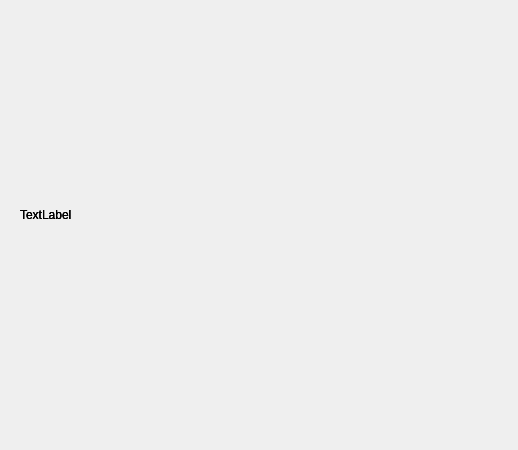
<?xml version="1.0" encoding="UTF-8"?>
<ui version="4.0">
 <class>Dialog</class>
 <widget class="QDialog" name="Dialog">
  <property name="geometry">
   <rect>
    <x>0</x>
    <y>0</y>
    <width>518</width>
    <height>450</height>
   </rect>
  </property>
  <property name="windowTitle">
   <string>Dialog</string>
  </property>
  <widget class="QLabel" name="AVATAR_BODY">
   <property name="geometry">
    <rect>
     <x>20</x>
     <y>40</y>
     <width>175</width>
     <height>350</height>
    </rect>
   </property>
   <property name="text">
    <string>TextLabel</string>
   </property>
  </widget>
  <widget class="QLabel" name="AVATAR_HAT">
   <property name="geometry">
    <rect>
     <x>20</x>
     <y>40</y>
     <width>175</width>
     <height>350</height>
    </rect>
   </property>
   <property name="text">
    <string>TextLabel</string>
   </property>
  </widget>
  <widget class="QLabel" name="AVATAR_CLOTHES">
   <property name="geometry">
    <rect>
     <x>20</x>
     <y>40</y>
     <width>175</width>
     <height>350</height>
    </rect>
   </property>
   <property name="text">
    <string>TextLabel</string>
   </property>
  </widget>
  <widget class="QWidget" name="SHOP" native="true">
   <property name="geometry">
    <rect>
     <x>210</x>
     <y>40</y>
     <width>261</width>
     <height>351</height>
    </rect>
   </property>
  </widget>
  <widget class="QWidget" name="SCROLL" native="true">
   <property name="geometry">
    <rect>
     <x>480</x>
     <y>40</y>
     <width>21</width>
     <height>351</height>
    </rect>
   </property>
  </widget>
 </widget>
 <resources/>
 <connections/>
</ui>
